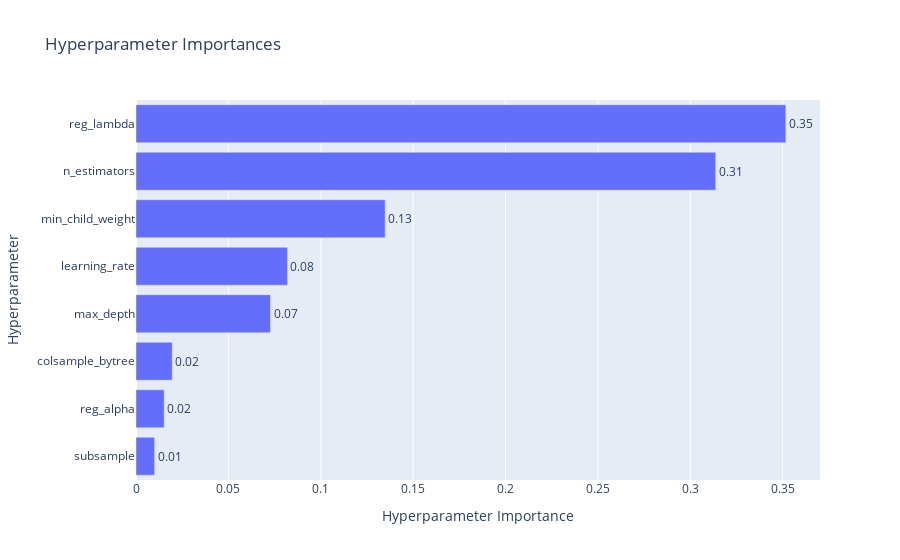

Notebook source saved alongside this figure:
### Markdown cell above
### we can see that how reg_lambda and n_estimators are important for our model

### Code cell
optuna.visualization.plot_param_importances(study)

### Figure 1 — Plotly figure (JSON) as saved in the notebook; plotly's stock layout.template omitted (floating-point values rounded to 4 significant figures)
{"data": [{"cliponaxis": false, "hovertemplate": ["subsample (FloatDistribution): 0.010067710382199307<extra></extra>", "reg_alpha (FloatDistribution): 0.015272142832480616<extra></extra>", "colsample_bytree (FloatDistribution): 0.019612929515404134<extra></extra>", "max_depth (IntDistribution): 0.07279775719134457<extra></extra>", "learning_rate (FloatDistribution): 0.08196858805489468<extra></extra>", "min_child_weight (FloatDistribution): 0.13484579222743742<extra></extra>", "n_estimators (IntDistribution): 0.3137553897902435<extra></extra>", "reg_lambda (FloatDistribution): 0.3516796900059959<extra></extra>"], "name": "Objective Value", "orientation": "h", "text": ["0.01", "0.02", "0.02", "0.07", "0.08", "0.13", "0.31", "0.35"], "textposition": "outside", "type": "bar", "x": [0.01007, 0.01527, 0.01961, 0.0728, 0.08197, 0.1348, 0.3138, 0.3517], "y": ["subsample", "reg_alpha", "colsample_bytree", "max_depth", "learning_rate", "min_child_weight", "n_estimators", "reg_lambda"]}], "layout": {"title": {"text": "Hyperparameter Importances"}, "xaxis": {"title": {"text": "Hyperparameter Importance"}}, "yaxis": {"title": {"text": "Hyperparameter"}}}}
